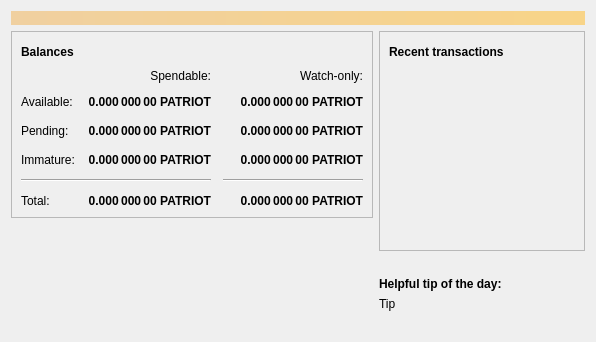
<?xml version="1.0" encoding="UTF-8"?>
<ui version="4.0">
 <class>OverviewPage</class>
 <widget class="QWidget" name="OverviewPage">
  <property name="geometry">
   <rect>
    <x>0</x>
    <y>0</y>
    <width>596</width>
    <height>342</height>
   </rect>
  </property>
  <property name="windowTitle">
   <string>Form</string>
  </property>
  <layout class="QVBoxLayout" name="topLayout">
   <item>
    <widget class="QLabel" name="labelAlerts">
     <property name="visible">
      <bool>false</bool>
     </property>
     <property name="styleSheet">
      <string notr="true">QLabel { background-color: qlineargradient(x1: 0, y1: 0, x2: 1, y2: 0, stop:0 #F0D0A0, stop:1 #F8D488); color:#000000; }</string>
     </property>
     <property name="wordWrap">
      <bool>true</bool>
     </property>
     <property name="margin">
      <number>3</number>
     </property>
     <property name="textInteractionFlags">
      <set>Qt::TextSelectableByMouse</set>
     </property>
    </widget>
   </item>
   <item>
    <layout class="QHBoxLayout" name="horizontalLayout" stretch="1,1">
     <item>
      <layout class="QVBoxLayout" name="verticalLayout_2">
       <item>
        <widget class="QFrame" name="frame">
         <property name="frameShape">
          <enum>QFrame::StyledPanel</enum>
         </property>
         <property name="frameShadow">
          <enum>QFrame::Raised</enum>
         </property>
         <layout class="QVBoxLayout" name="verticalLayout_4">
          <item>
           <layout class="QHBoxLayout" name="horizontalLayout_4">
            <item>
             <widget class="QLabel" name="label_5">
              <property name="font">
               <font>
                <weight>75</weight>
                <bold>true</bold>
               </font>
              </property>
              <property name="text">
               <string>Balances</string>
              </property>
             </widget>
            </item>
            <item>
             <widget class="QPushButton" name="labelWalletStatus">
              <property name="enabled">
               <bool>true</bool>
              </property>
              <property name="maximumSize">
               <size>
                <width>30</width>
                <height>16777215</height>
               </size>
              </property>
              <property name="toolTip">
               <string>The displayed information may be out of date. Your wallet automatically synchronizes with the Patriotcoin network after a connection is established, but this process has not completed yet.</string>
              </property>
              <property name="text">
               <string/>
              </property>
              <property name="icon">
               <iconset resource="../bitcoin.qrc">
                <normaloff>:/icons/warning</normaloff>
                <disabledoff>:/icons/warning</disabledoff>:/icons/warning</iconset>
              </property>
              <property name="iconSize">
               <size>
                <width>24</width>
                <height>24</height>
               </size>
              </property>
              <property name="flat">
               <bool>true</bool>
              </property>
             </widget>
            </item>
            <item>
             <spacer name="horizontalSpacer_3">
              <property name="orientation">
               <enum>Qt::Horizontal</enum>
              </property>
              <property name="sizeHint" stdset="0">
               <size>
                <width>40</width>
                <height>20</height>
               </size>
              </property>
             </spacer>
            </item>
           </layout>
          </item>
          <item>
           <layout class="QGridLayout" name="gridLayout">
            <property name="spacing">
             <number>12</number>
            </property>
            <item row="2" column="2">
             <widget class="QLabel" name="labelWatchPending">
              <property name="font">
               <font>
                <weight>75</weight>
                <bold>true</bold>
               </font>
              </property>
              <property name="cursor">
               <cursorShape>IBeamCursor</cursorShape>
              </property>
              <property name="toolTip">
               <string>Unconfirmed transactions to watch-only addresses</string>
              </property>
              <property name="text">
               <string notr="true">0.000 000 00 PATRIOT</string>
              </property>
              <property name="alignment">
               <set>Qt::AlignRight|Qt::AlignTrailing|Qt::AlignVCenter</set>
              </property>
              <property name="textInteractionFlags">
               <set>Qt::LinksAccessibleByMouse|Qt::TextSelectableByKeyboard|Qt::TextSelectableByMouse</set>
              </property>
             </widget>
            </item>
            <item row="2" column="1">
             <widget class="QLabel" name="labelUnconfirmed">
              <property name="font">
               <font>
                <weight>75</weight>
                <bold>true</bold>
               </font>
              </property>
              <property name="cursor">
               <cursorShape>IBeamCursor</cursorShape>
              </property>
              <property name="toolTip">
               <string>Total of transactions that have yet to be confirmed, and do not yet count toward the spendable balance</string>
              </property>
              <property name="text">
               <string notr="true">0.000 000 00 PATRIOT</string>
              </property>
              <property name="alignment">
               <set>Qt::AlignRight|Qt::AlignTrailing|Qt::AlignVCenter</set>
              </property>
              <property name="textInteractionFlags">
               <set>Qt::LinksAccessibleByMouse|Qt::TextSelectableByKeyboard|Qt::TextSelectableByMouse</set>
              </property>
             </widget>
            </item>
            <item row="3" column="2">
             <widget class="QLabel" name="labelWatchImmature">
              <property name="font">
               <font>
                <weight>75</weight>
                <bold>true</bold>
               </font>
              </property>
              <property name="cursor">
               <cursorShape>IBeamCursor</cursorShape>
              </property>
              <property name="toolTip">
               <string>Mined balance in watch-only addresses that has not yet matured</string>
              </property>
              <property name="text">
               <string notr="true">0.000 000 00 PATRIOT</string>
              </property>
              <property name="alignment">
               <set>Qt::AlignRight|Qt::AlignTrailing|Qt::AlignVCenter</set>
              </property>
              <property name="textInteractionFlags">
               <set>Qt::LinksAccessibleByMouse|Qt::TextSelectableByKeyboard|Qt::TextSelectableByMouse</set>
              </property>
             </widget>
            </item>
            <item row="4" column="0" colspan="2">
             <widget class="Line" name="line">
              <property name="orientation">
               <enum>Qt::Horizontal</enum>
              </property>
             </widget>
            </item>
            <item row="4" column="2">
             <widget class="Line" name="lineWatchBalance">
              <property name="sizePolicy">
               <sizepolicy hsizetype="Preferred" vsizetype="Fixed">
                <horstretch>0</horstretch>
                <verstretch>0</verstretch>
               </sizepolicy>
              </property>
              <property name="minimumSize">
               <size>
                <width>140</width>
                <height>0</height>
               </size>
              </property>
              <property name="orientation">
               <enum>Qt::Horizontal</enum>
              </property>
             </widget>
            </item>
            <item row="5" column="0">
             <widget class="QLabel" name="labelTotalText">
              <property name="text">
               <string>Total:</string>
              </property>
             </widget>
            </item>
            <item row="3" column="1">
             <widget class="QLabel" name="labelImmature">
              <property name="font">
               <font>
                <weight>75</weight>
                <bold>true</bold>
               </font>
              </property>
              <property name="cursor">
               <cursorShape>IBeamCursor</cursorShape>
              </property>
              <property name="toolTip">
               <string>Mined balance that has not yet matured</string>
              </property>
              <property name="text">
               <string notr="true">0.000 000 00 PATRIOT</string>
              </property>
              <property name="alignment">
               <set>Qt::AlignRight|Qt::AlignTrailing|Qt::AlignVCenter</set>
              </property>
              <property name="textInteractionFlags">
               <set>Qt::LinksAccessibleByMouse|Qt::TextSelectableByKeyboard|Qt::TextSelectableByMouse</set>
              </property>
             </widget>
            </item>
            <item row="2" column="3">
             <spacer name="horizontalSpacer_2">
              <property name="orientation">
               <enum>Qt::Horizontal</enum>
              </property>
              <property name="sizeHint" stdset="0">
               <size>
                <width>40</width>
                <height>20</height>
               </size>
              </property>
             </spacer>
            </item>
            <item row="3" column="0">
             <widget class="QLabel" name="labelImmatureText">
              <property name="text">
               <string>Immature:</string>
              </property>
             </widget>
            </item>
            <item row="5" column="1">
             <widget class="QLabel" name="labelTotal">
              <property name="font">
               <font>
                <weight>75</weight>
                <bold>true</bold>
               </font>
              </property>
              <property name="cursor">
               <cursorShape>IBeamCursor</cursorShape>
              </property>
              <property name="toolTip">
               <string>Your current total balance</string>
              </property>
              <property name="text">
               <string notr="true">0.000 000 00 PATRIOT</string>
              </property>
              <property name="alignment">
               <set>Qt::AlignRight|Qt::AlignTrailing|Qt::AlignVCenter</set>
              </property>
              <property name="textInteractionFlags">
               <set>Qt::LinksAccessibleByMouse|Qt::TextSelectableByKeyboard|Qt::TextSelectableByMouse</set>
              </property>
             </widget>
            </item>
            <item row="5" column="2">
             <widget class="QLabel" name="labelWatchTotal">
              <property name="font">
               <font>
                <weight>75</weight>
                <bold>true</bold>
               </font>
              </property>
              <property name="cursor">
               <cursorShape>IBeamCursor</cursorShape>
              </property>
              <property name="toolTip">
               <string>Current total balance in watch-only addresses</string>
              </property>
              <property name="text">
               <string notr="true">0.000 000 00 PATRIOT</string>
              </property>
              <property name="alignment">
               <set>Qt::AlignRight|Qt::AlignTrailing|Qt::AlignVCenter</set>
              </property>
              <property name="textInteractionFlags">
               <set>Qt::LinksAccessibleByMouse|Qt::TextSelectableByKeyboard|Qt::TextSelectableByMouse</set>
              </property>
             </widget>
            </item>
            <item row="0" column="2">
             <widget class="QLabel" name="labelWatchonly">
              <property name="text">
               <string>Watch-only:</string>
              </property>
              <property name="alignment">
               <set>Qt::AlignRight|Qt::AlignTrailing|Qt::AlignVCenter</set>
              </property>
             </widget>
            </item>
            <item row="1" column="0">
             <widget class="QLabel" name="labelBalanceText">
              <property name="text">
               <string>Available:</string>
              </property>
             </widget>
            </item>
            <item row="1" column="1">
             <widget class="QLabel" name="labelBalance">
              <property name="font">
               <font>
                <weight>75</weight>
                <bold>true</bold>
               </font>
              </property>
              <property name="cursor">
               <cursorShape>IBeamCursor</cursorShape>
              </property>
              <property name="toolTip">
               <string>Your current spendable balance</string>
              </property>
              <property name="text">
               <string notr="true">0.000 000 00 PATRIOT</string>
              </property>
              <property name="alignment">
               <set>Qt::AlignRight|Qt::AlignTrailing|Qt::AlignVCenter</set>
              </property>
              <property name="textInteractionFlags">
               <set>Qt::LinksAccessibleByMouse|Qt::TextSelectableByKeyboard|Qt::TextSelectableByMouse</set>
              </property>
             </widget>
            </item>
            <item row="1" column="2">
             <widget class="QLabel" name="labelWatchAvailable">
              <property name="font">
               <font>
                <weight>75</weight>
                <bold>true</bold>
               </font>
              </property>
              <property name="cursor">
               <cursorShape>IBeamCursor</cursorShape>
              </property>
              <property name="toolTip">
               <string>Your current balance in watch-only addresses</string>
              </property>
              <property name="text">
               <string notr="true">0.000 000 00 PATRIOT</string>
              </property>
              <property name="alignment">
               <set>Qt::AlignRight|Qt::AlignTrailing|Qt::AlignVCenter</set>
              </property>
              <property name="textInteractionFlags">
               <set>Qt::LinksAccessibleByMouse|Qt::TextSelectableByKeyboard|Qt::TextSelectableByMouse</set>
              </property>
             </widget>
            </item>
            <item row="2" column="0">
             <widget class="QLabel" name="labelPendingText">
              <property name="text">
               <string>Pending:</string>
              </property>
             </widget>
            </item>
            <item row="0" column="1">
             <widget class="QLabel" name="labelSpendable">
              <property name="text">
               <string>Spendable:</string>
              </property>
              <property name="alignment">
               <set>Qt::AlignRight|Qt::AlignTrailing|Qt::AlignVCenter</set>
              </property>
             </widget>
            </item>
           </layout>
          </item>
         </layout>
        </widget>
       </item>
       <item>
        <spacer name="verticalSpacer">
         <property name="orientation">
          <enum>Qt::Vertical</enum>
         </property>
         <property name="sizeHint" stdset="0">
          <size>
           <width>20</width>
           <height>40</height>
          </size>
         </property>
        </spacer>
       </item>
       <item>
        <layout class="QGridLayout" name="logo_grid">
          <item>
            <widget class="QLabel" name="label_wallet_bgcoin">
             <property name="text">
              <string/>
             </property>
             <property name="pixmap">
              <pixmap resource="../bitcoin.qrc">:/icons/wallet_bgcoin</pixmap>
             </property>
             <property name="scaledContents">
              <bool>false</bool>
             </property>
             <property name="alignment">
              <set>Qt::AlignCenter</set>
             </property>
             <property name="margin">
              <number>-2</number>
             </property>
            </widget>
          </item>
          <item>
            <widget class="QLabel" name="label_wallet_version_overlay">
              <property name="text">
               <string></string>
              </property>
              <property name="pixmap">
              </property>
              <property name="scaledContents">
               <bool>false</bool>
              </property>
              <property name="alignment">
               <set>Qt::AlignLeft|Qt::AlignBottom</set>
              </property>
              <property name="margin">
               <number>2</number>
              </property>
            </widget>
          </item>
        </layout>
       </item>
      </layout>
     </item>
     <item>
      <layout class="QVBoxLayout" name="verticalLayout_3">
       <item>
        <widget class="QFrame" name="frame_2">
         <property name="frameShape">
          <enum>QFrame::StyledPanel</enum>
         </property>
         <property name="frameShadow">
          <enum>QFrame::Raised</enum>
         </property>
         <layout class="QVBoxLayout" name="verticalLayout">
          <item>
           <layout class="QHBoxLayout" name="horizontalLayout_2">
            <item>
             <widget class="QLabel" name="label_4">
              <property name="font">
               <font>
                <weight>75</weight>
                <bold>true</bold>
               </font>
              </property>
              <property name="text">
               <string>Recent transactions</string>
              </property>
             </widget>
            </item>
            <item>
             <widget class="QPushButton" name="labelTransactionsStatus">
              <property name="enabled">
               <bool>true</bool>
              </property>
              <property name="maximumSize">
               <size>
                <width>30</width>
                <height>16777215</height>
               </size>
              </property>
              <property name="toolTip">
               <string>The displayed information may be out of date. Your wallet automatically synchronizes with the Patriotcoin network after a connection is established, but this process has not completed yet.</string>
              </property>
              <property name="text">
               <string/>
              </property>
              <property name="icon">
               <iconset resource="../bitcoin.qrc">
                <normaloff>:/icons/warning</normaloff>
                <disabledoff>:/icons/warning</disabledoff>:/icons/warning</iconset>
              </property>
              <property name="iconSize">
               <size>
                <width>24</width>
                <height>24</height>
               </size>
              </property>
              <property name="flat">
               <bool>true</bool>
              </property>
             </widget>
            </item>
            <item>
             <spacer name="horizontalSpacer">
              <property name="orientation">
               <enum>Qt::Horizontal</enum>
              </property>
              <property name="sizeHint" stdset="0">
               <size>
                <width>40</width>
                <height>20</height>
               </size>
              </property>
             </spacer>
            </item>
           </layout>
          </item>
          <item>
           <widget class="QListView" name="listTransactions">
            <property name="styleSheet">
             <string notr="true">QListView { background: transparent; }</string>
            </property>
            <property name="frameShape">
             <enum>QFrame::NoFrame</enum>
            </property>
            <property name="verticalScrollBarPolicy">
             <enum>Qt::ScrollBarAlwaysOff</enum>
            </property>
            <property name="horizontalScrollBarPolicy">
             <enum>Qt::ScrollBarAlwaysOff</enum>
            </property>
            <property name="selectionMode">
             <enum>QAbstractItemView::NoSelection</enum>
            </property>
           </widget>
          </item>
         </layout>
        </widget>
       </item>
       <item>
        <spacer name="verticalSpacer_2">
         <property name="orientation">
          <enum>Qt::Vertical</enum>
         </property>
         <property name="sizeHint" stdset="0">
          <size>
           <width>20</width>
           <height>40</height>
          </size>
         </property>
        </spacer>
       </item>
       <item>
        <layout class="QVBoxLayout" name="verticalLayout_5">
         <property name="topMargin">
          <number>0</number>
         </property>
         <item>
          <widget class="QLabel" name="label_tip_header">
           <property name="font">
            <font>
             <weight>75</weight>
             <bold>true</bold>
            </font>
           </property>
           <property name="text">
            <string>Helpful tip of the day:</string>
           </property>
          </widget>
         </item>
         <item>
          <widget class="QLabel" name="label_tip">
           <property name="text">
            <string>Tip</string>
           </property>
          </widget>
         </item>
         <item>
          <spacer name="verticalSpacer_3">
           <property name="orientation">
            <enum>Qt::Vertical</enum>
           </property>
           <property name="sizeType">
            <enum>QSizePolicy::Maximum</enum>
           </property>
           <property name="sizeHint" stdset="0">
            <size>
             <width>20</width>
             <height>40</height>
            </size>
           </property>
          </spacer>
         </item>
        </layout>
       </item>
      </layout>
     </item>
    </layout>
   </item>
  </layout>
 </widget>
 <resources>
  <include location="../bitcoin.qrc"/>
 </resources>
 <connections/>
</ui>
